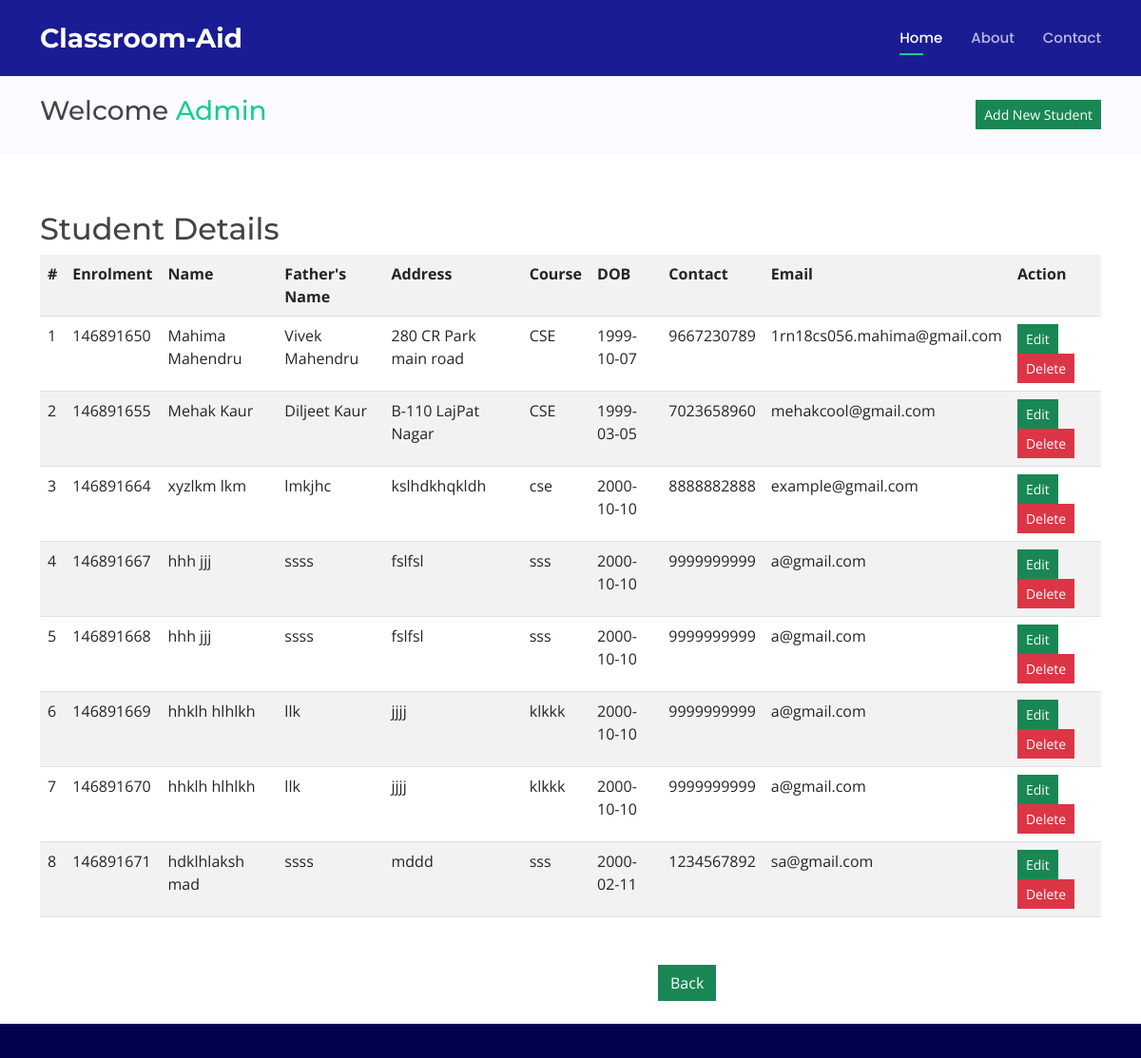
Screenshot of /studentdetails.php (signed in) with the database file from the repository.
### tables this page shows
CREATE TABLE `studenttable` (
  `Eno` bigint(20) NOT NULL,
  `FName` varchar(30) NOT NULL,
  `LName` varchar(30) NOT NULL,
  `FaName` varchar(30) NOT NULL,
  `Addrs` text NOT NULL,
  `Gender` varchar(6) NOT NULL,
  `Course` varchar(20) NOT NULL,
  `DOB` date NOT NULL,
  `PhNo` bigint(10) NOT NULL,
  `Pass` varchar(20) NOT NULL,
  `Eid` varchar(50) NOT NULL
);

### studentdetails.php (the view, shortened to what this page needs)
<?php include('after-login.php'); ?>
<!DOCTYPE html>
<html lang="en">
<body>
  <main id="main">
    <section class="breadcrumbs">
      <div class="container">
        <div class="d-flex justify-content-between align-items-center">
        <h3 class="page-header">Welcome <a href="welcomeadmin">Admin</a> </h3>
			<a href="addnewstudent"><button type="button" value="AddNewStudent" class="btn btn-success btn-sm" style="border-radius:0%">Add New Student</button></a>
        </div>
      </div>
    </section>
    <section class="inner-page">
      <div class="container">
      <?php
			include( "database.php" );
			$sql = "SELECT * from  studenttable";
			$result = mysqli_query( $connect, $sql );
			echo "<h2 class='page-header'>Student Details</h2>";
			echo "<table class='table table-striped table-hover' style='width:auto;margin:0px'>
				<tr>
				<th>#</th>
				<th>Enrolment</th>
				<th>Name</th>
				<th>Father's Name</th>
				<th>Address</th>
				<th>Course</th>
				<th>DOB</th>
				<th>Contact</th>
				<th>Email</th>
				<th>Action</th>
				</tr>";
				$count=1;
			while ( $row = mysqli_fetch_array( $result ) ) {
				?>
			<tr>
				<td>
					<?php echo $count;?>
				</td>
				<td>
					<?php echo $row['Eno'];?>
				</td>
				<td>
					<?php echo $row['FName'];?> <?php echo $row['LName'];?>
				</td>
				<td>
					<?php echo $row['FaName'];?>
				</td>
				<td>
					<?php echo $row['Addrs'];?>
				</td>
				<td>
					<?php echo $row['Course'];?>
				</td>
				<td>
					<?php echo $row['DOB'];?>
				</td>
				<td>
					<?php echo $row['PhNo'];?>
				</td>
				<td>
					<?php echo $row['Eid'];?>
				</td>
				<td><a href="updatestudent.php?eno=<?php echo $row['Eno']; ?>"><input type="button" Value="Edit" class="btn btn-success btn-sm" style="border-radius:0%"></a>
				<a href="studentdetails.php?deleteid=<?php echo $row['Eno']; ?>"><input type="button" Value="Delete" name="delete" class="btn btn-danger btn-sm" style="border-radius:0%"></a>
				</td>
			</tr>
			<?php $count++; } ?>
			</table>
			<a href="welcomeadmin.php"> <input type="button" Value="Back"  class="btn btn-success" style="border-radius:0%;margin-left:650px;margin-top:50px"></a>
      </div>
    </section>
  </main>
 <footer id="footer">
</footer>
</body>
</html>

### assets/css/style.css (style rules this page uses)
body { font-family: "Open Sans", sans-serif; color: #444444; }
a { color: #1acc8d; text-decoration: none; }
h1, h2, h3, h4, h5, h6 { font-family: "Montserrat", sans-serif; }
section { padding: 60px 0; overflow: hidden; }
.breadcrumbs { padding: 20px 0; background-color: #fafaff; min-height: 40px; margin-top: 80px; }
#footer { background: #010351; padding: 10px 10px 0px 0px; color: #fff; font-size: 14px; position:fixed; bottom:0; height:36px; width:100%; }

### rows the page displays
studenttable: Eno "146891650", FName "Mahima", LName "Mahendru", FaName "Vivek Mahendru", Addrs "280 CR Park main road", Course "CSE", DOB "1999-10-07", PhNo "9667230789", Eid "1rn18cs056.mahima@gmail.com"
studenttable: Eno "146891655", FName "Mehak", LName "Kaur", FaName "Diljeet Kaur", Addrs "B-110 LajPat Nagar", Course "CSE", DOB "1999-03-05", PhNo "7023658960", Eid "mehakcool@gmail.com"
studenttable: Eno "146891664", FName "xyzlkm", LName "lkm", FaName "lmkjhc", Addrs "kslhdkhqkldh", Course "cse", DOB "2000-10-10", PhNo "8888882888", Eid "example@gmail.com"
studenttable: Eno "146891667", FName "hhh", LName "jjj", FaName "ssss", Addrs "fslfsl", Course "sss", DOB "2000-10-10", PhNo "9999999999", Eid "a@gmail.com"
studenttable: Eno "146891668", FName "hhh", LName "jjj", FaName "ssss", Addrs "fslfsl", Course "sss", DOB "2000-10-10", PhNo "9999999999", Eid "a@gmail.com"
studenttable: Eno "146891669", FName "hhklh", LName "hlhlkh", FaName "llk", Addrs "jjjj", Course "klkkk", DOB "2000-10-10", PhNo "9999999999", Eid "a@gmail.com"
studenttable: Eno "146891670", FName "hhklh", LName "hlhlkh", FaName "llk", Addrs "jjjj", Course "klkkk", DOB "2000-10-10", PhNo "9999999999", Eid "a@gmail.com"
studenttable: Eno "146891671", FName "hdklhlaksh", LName "mad", FaName "ssss", Addrs "mddd", Course "sss", DOB "2000-02-11", PhNo "1234567892", Eid "sa@gmail.com"
